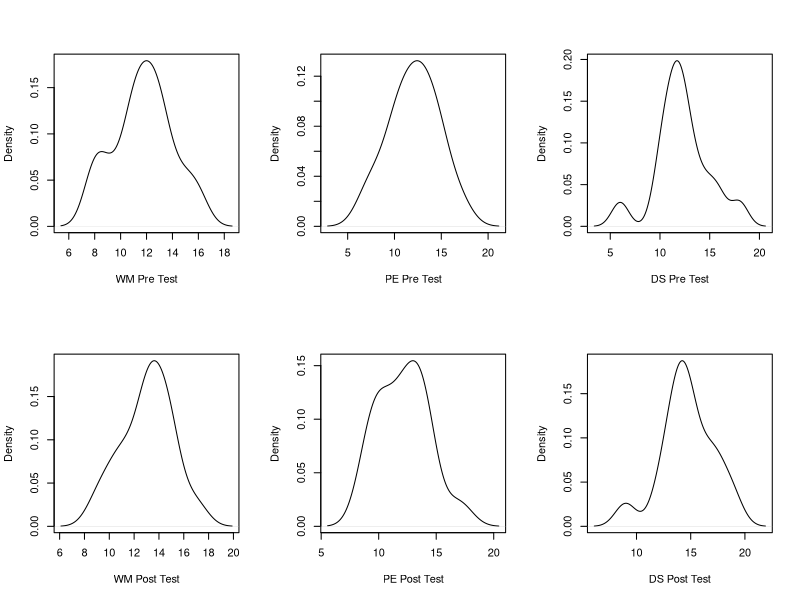
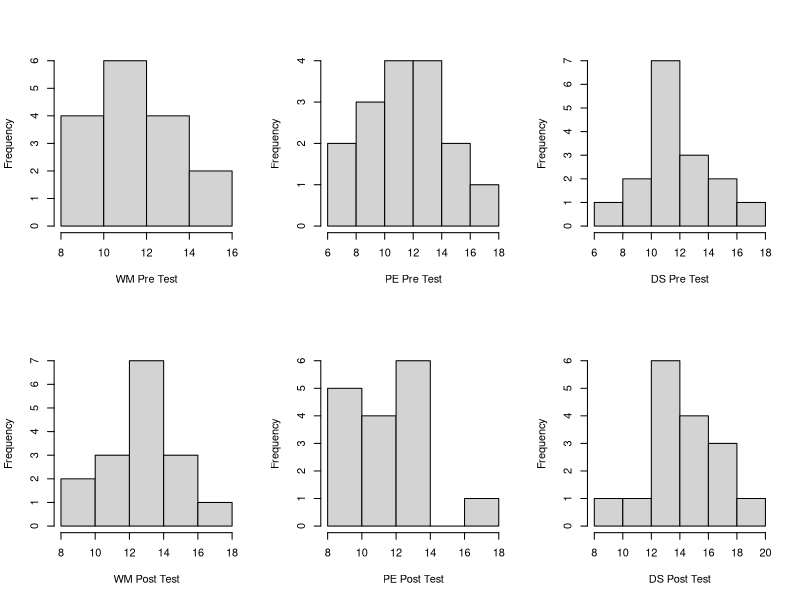
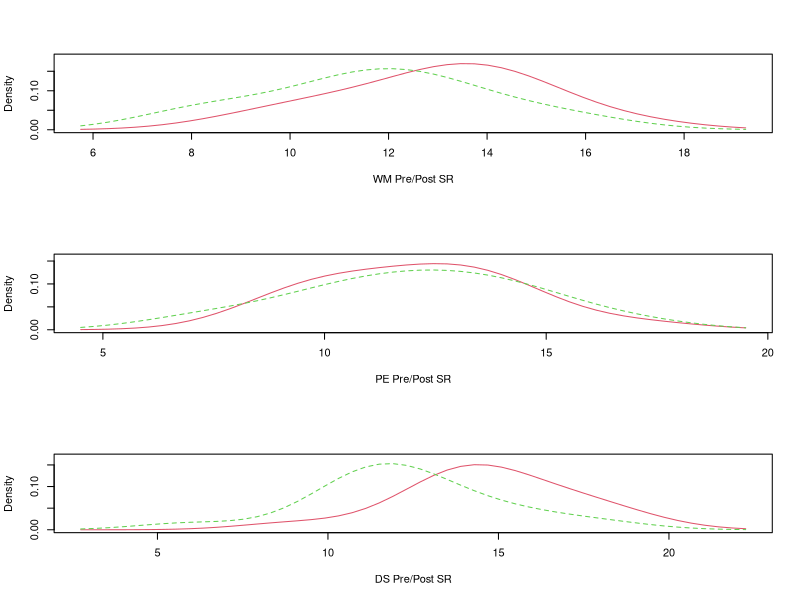

Generate these figures, in order, with R:
#!/usr/bin/env Rscript
# Statistics Quiz 2 

# Load packages
library(psych)
library(sm)

# Read data into a dataframe called impact
cogimp <- read.table("quiz2.txt", header = T) 

# Get the dimensions of the dataframe
dim(cogimp)
# Object types
class(cogimp)
names(cogimp) 
 
class(cogimp$subject)
class(cogimp$condition)
class(cogimp$time)
class(cogimp$SR)

# Convert subject to class factor: categorical values
cogimp$subject <- factor(cogimp$subject)
class(cogimp$subject)

# Summary statistics: mean of SR
mean(cogimp$SR) 
sd(cogimp$SR)

describe(cogimp)

# Describe when categorized by time (pre/post)
describeBy(cogimp, cogimp$time)

# Subsetting: Based on test
pretest <- subset(cogimp, cogimp$time=="pre")
describe(pretest)

# Subset Pre Tables Further: Based on Condition WM/PE/DS
wmpretest <- subset(pretest, pretest$condition=="WM")
pepretest <- subset(pretest, pretest$condition=="PE")
dspretest <- subset(pretest, pretest$condition=="DS")
describe(wmpretest)
describe(pepretest)
describe(dspretest)
# Pre Stats Grouped by Condition: compare with previous table to ensure correctness
describeBy(pretest, pretest$condition)

posttest <- subset(cogimp, cogimp$time=="post")
describe(posttest)

# Subset Post Tables Further: Based on Condition WM/PE/DS
wmposttest <- subset(posttest, posttest$condition=="WM")
peposttest <- subset(posttest, posttest$condition=="PE")
dsposttest <- subset(posttest, posttest$condition=="DS")
describe(wmposttest)
describe(peposttest)
describe(dsposttest)
# Post Stats Grouped by Condition: compare with previous table to ensure correctness
describeBy(posttest, posttest$condition)

# Which Group best approximates a normal distribution?
par(mfrow = c(2,3)) # To view pre/post (2 rows) for WM/PE/DS (3 cols)
plot(density(wmpretest$SR), xlab = "WM Pre Test", main = "")
plot(density(pepretest$SR), xlab = "PE Pre Test", main = "")
plot(density(dspretest$SR), xlab = "DS Pre Test", main = "")
plot(density(wmposttest$SR), xlab = "WM Post Test", main = "")
plot(density(peposttest$SR), xlab = "PE Post Test", main = "")
plot(density(dsposttest$SR), xlab = "DS Post Test", main = "")

# Plot in histogram to observe better: Moral Histograms provide finer granularity of observation
par(mfrow = c(2,3)) # To view pre/post (2 rows) for WM/PE/DS (3 cols)
hist(wmpretest$SR, xlab = "WM Pre Test", main = "")
hist(pepretest$SR, xlab = "PE Pre Test", main = "")
hist(dspretest$SR, xlab = "DS Pre Test", main = "")
hist(wmposttest$SR, xlab = "WM Post Test", main = "")
hist(peposttest$SR, xlab = "PE Post Test", main = "")
hist(dsposttest$SR, xlab = "DS Post Test", main = "")

# Which Group showed the biggest gains in SR?
# Subset Tables Based on Condition WM/PE/DS
wmtest <- subset(cogimp, cogimp$condition=="WM")
petest <- subset(cogimp, cogimp$condition=="PE")
dstest <- subset(cogimp, cogimp$condition=="DS")
describe(wmtest)
describe(petest)
describe(dstest)
# Cognition Test Stats Grouped by Condition: compare with previous table to ensure correctness
describeBy(cogimp, cogimp$condition)


# Compare density plots
par(mfrow = c(3,1))
sm.density.compare(wmtest$SR, wmtest$time, xlab = "WM Pre/Post SR")               
sm.density.compare(petest$SR, petest$time, xlab = "PE Pre/Post SR")               
sm.density.compare(dstest$SR, dstest$time, xlab = "DS Pre/Post SR")               
